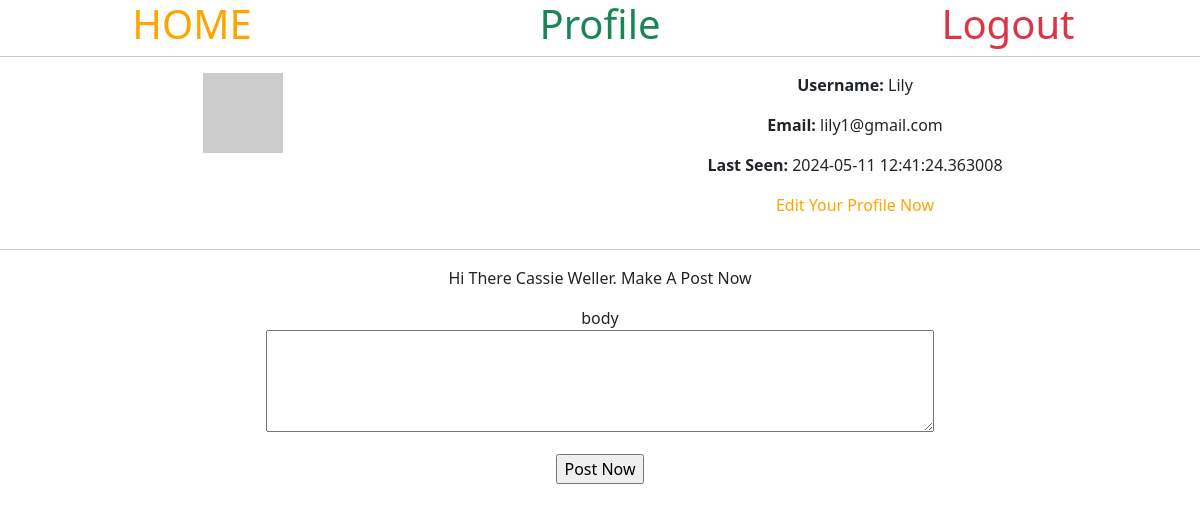
The page /Lily/profile (signed in) on the database its author committed.
### app/models.py (models this page shows, shortened)
class User(UserMixin, db.Model):
    id = db.Column(db.Integer, primary_key=True)
    username = db.Column(db.String(64), index=True, unique=True)
    email = db.Column(db.String(120), index=True, unique=True)
    password_hash = db.Column(db.String(128))
    about_me = db.Column(db.String(140))
    last_seen = db.Column(db.DateTime, default=datetime.now)
    posts = db.relationship("Post", backref='author', lazy='dynamic')
    def avatar(self,size):
       digest= md5(self.email.lower().encode('utf-8')).hexdigest()
       return f'https://www.gravatar.com/avatar/{digest}?d=identicon&s={size}'

### app/routes.py (the view)
@app.route('/<username>/profile', methods=['GET', 'POST'])
@login_required
def profile(username):
    user = User.query.filter_by(username=username).first_or_404()
    form = PostForm()
    if form.validate_on_submit():
        post = Post(body = form.body.data, author=current_user)
        db.session.add(post)
        db.session.commit()
        flash(f'Your Post Is Live!')
        return redirect(url_for('index'))
    return render_template (
         'profile.html',
         title='Profile',
         user=user,
         form=form)

### app/forms.py
class PostForm(FlaskForm):
    body = TextAreaField('body', validators=[DataRequired()])
    submit = SubmitField('Post Now')

### app/models.py (called while the page is built)
@login.user_loader
def load_user(id):
    return User.query.get(int(id))

### app/routes.py (called while the page is built)
@app.before_request
def before_request():
    if current_user.is_authenticated:
        current_user.last_seen = datetime.now()
        db.session.commit()

### app/templates/profile.html (shortened to what this page needs)
{% extends 'base.html' %}
{% block content%}
  <div class="row">
    <div class="col-md-5 text center">
      <p>
       <img src="{{user.avatar(120)}}" alt="User Avatar">
      </p>
     </div>
     <div class="col-md-7">
      <p>
        <strong>Username:</strong> {{user.username}}
      </p>
      <p>
        <strong>Email:</strong> {{user.email}}
      </p>
      {%if user.last_seen%}
      <p>
        <strong>Last Seen:</strong> {{ user.last_seen}}
      </p>
      {%endif%}
      <p>
        <a href="{{ url_for ('edit_profile') }}">Edit Your Profile Now  </a>
      </p>
     </div>
  </div>
  <hr>
<div class="row">
  <div class="col-md-12">
    <p> Hi There {{ current_user.username}}. Make A Post Now</p>
    <form action="" method="post" novalidate>
      <p>
        {{ form.body.label }} <br>
        {{ form.body (cols=70, rows=4) }}<br>
    </p>
      <p>
          {{ form.submit() }}
      </p>
</div>
  {% endblock %}

### app/static/css/style.css (style rules this page uses)
a { color: orange; text-decoration: none; text-align: center; }

### rows shown on the page
User: username "Lily", email "lily1@gmail.com", last_seen "2024-05-11 12:41:24.363008"
User: username "Cassie Weller"
